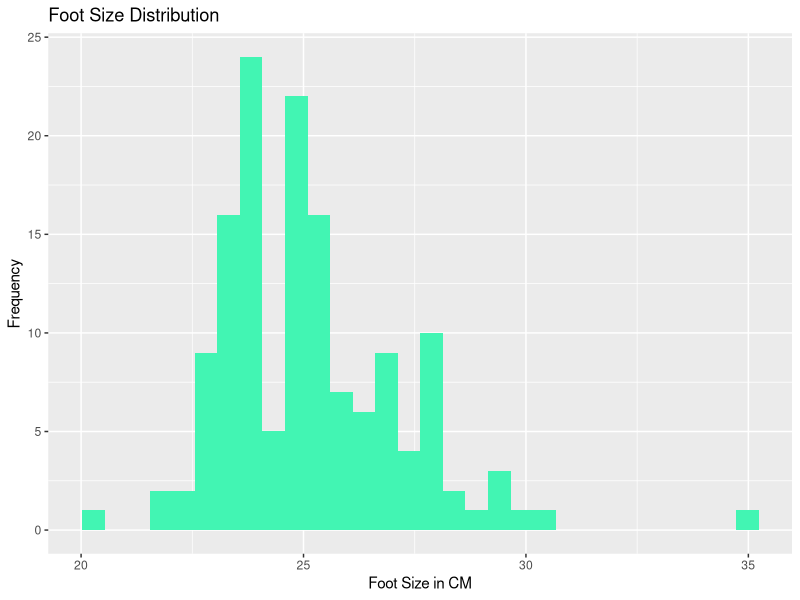
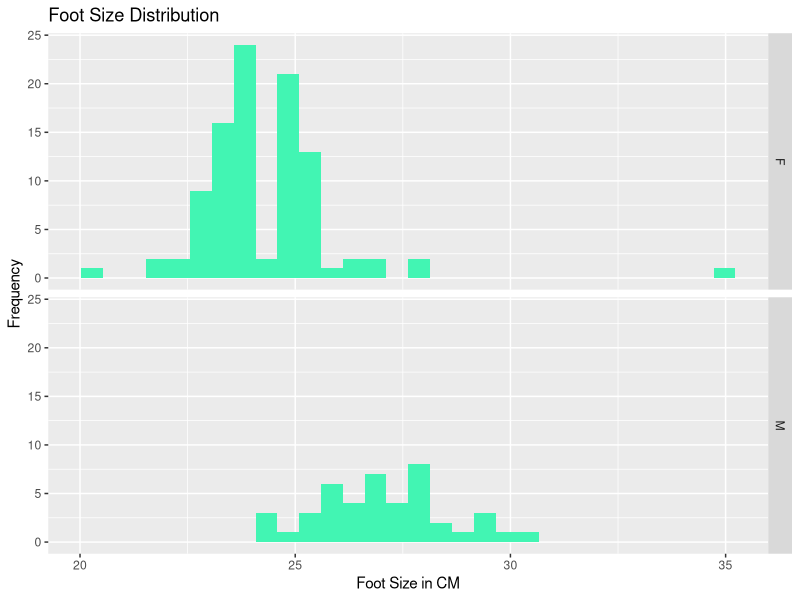
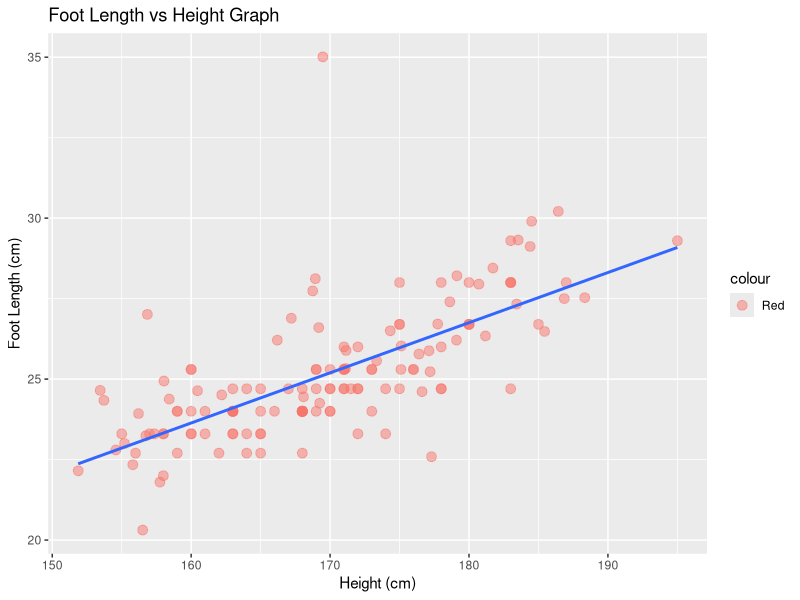
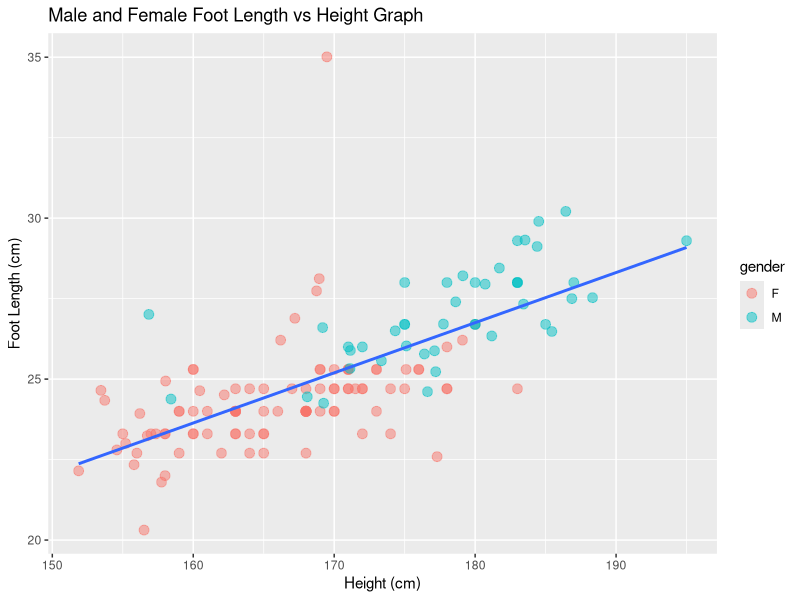
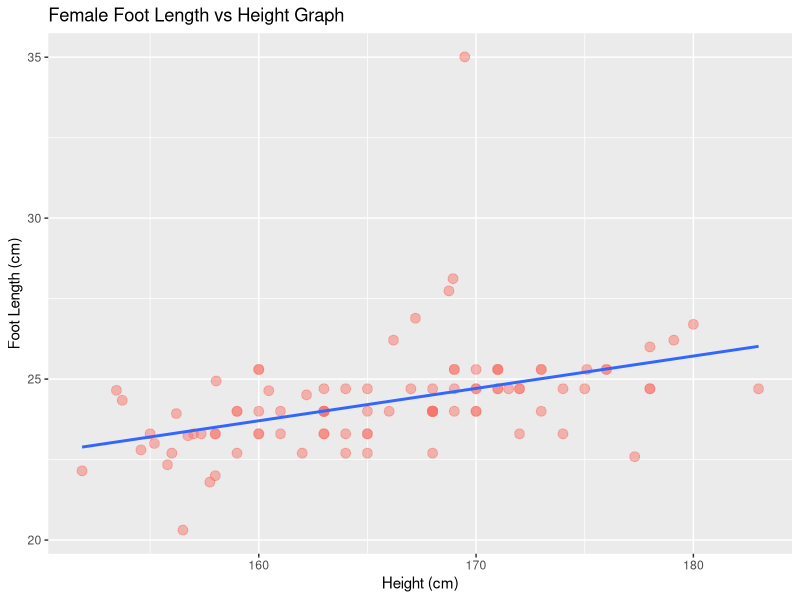
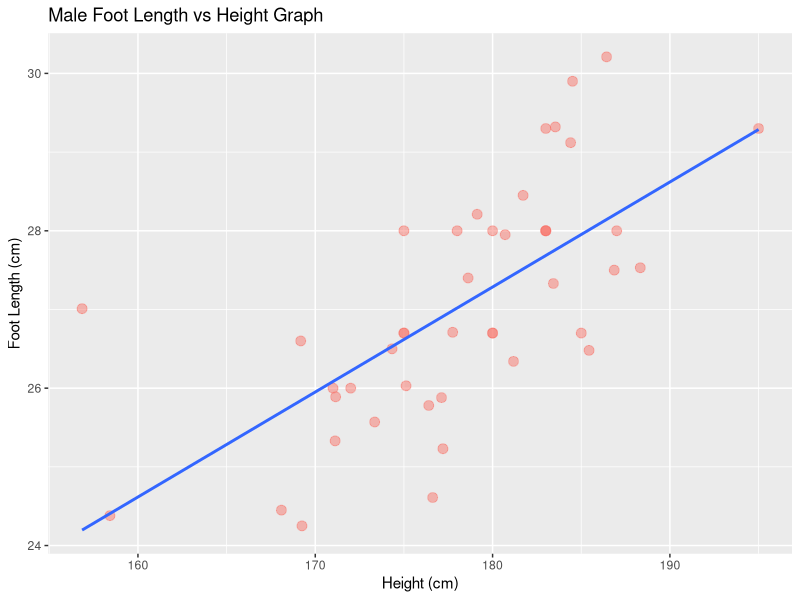
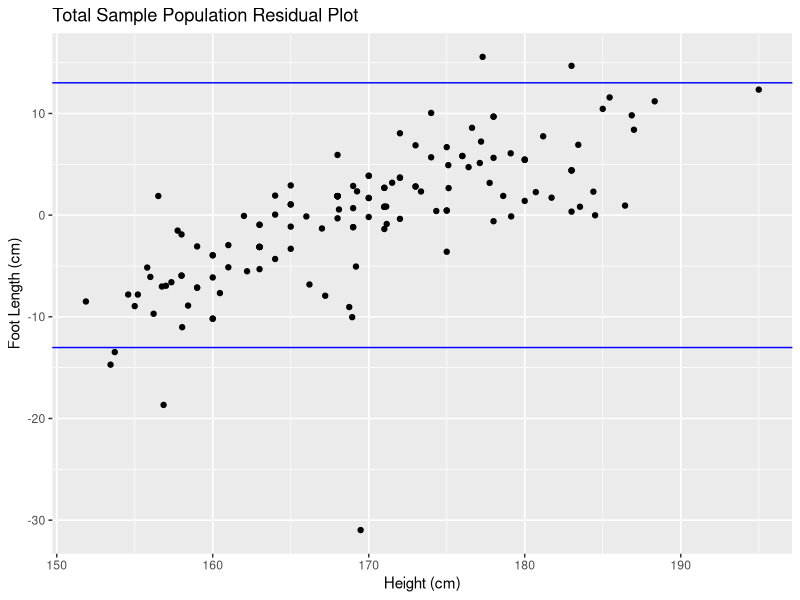
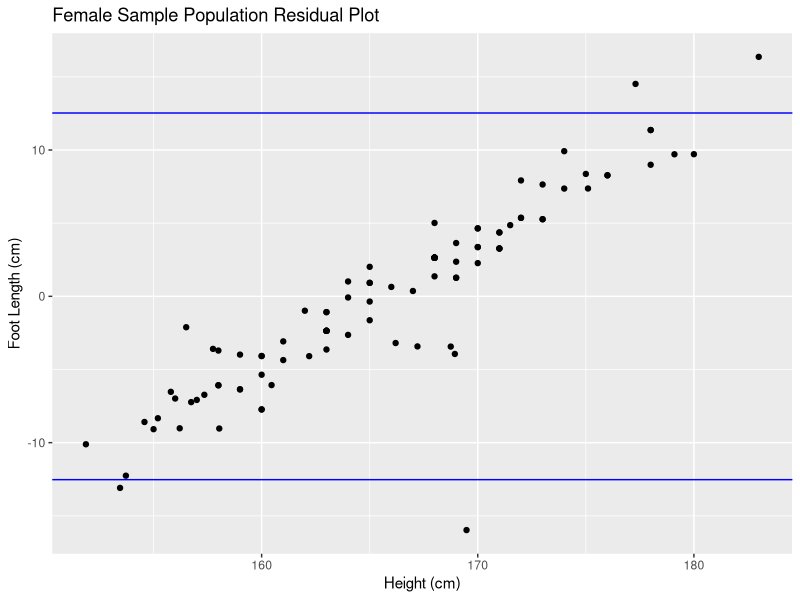

Reproduce these figures in R, in order.
## ---- chunk 1
knitr::opts_chunk$set(echo = TRUE)
## ---- chunk 2
library(tidyverse)
library(readxl)
## ---- chunk 3
foot01 <- read_csv("foot01.csv")
footlengthandbodyheightpdf <- read_excel("footlengthandbodyheightpdf.xlsx")
footlength1 <- foot01
footlength2 <- footlengthandbodyheightpdf
## ---- chunk 4
footlength2.1<-drop_na(footlength2)
colnames(footlength2.1)<-c("student","gender","foot_length", "height")
colnames(footlength1)<-c("time", "gender", "height", "shoe_size")
footlength2.1$student<-NULL
footlength1$time<-NULL
## ---- chunk 5
as.data.frame(footlength1)
class(footlength1)<-"data.frame"
footlength1<-footlength1[!footlength1$height<20,]
footlength1<-footlength1[!footlength1$height>300,]
summary(footlength1)
## ---- chunk 6
library(readr)
FLtoEUSize <- read_csv("FLtoEUSize.csv")
summary(FLtoEUSize)
colnames(FLtoEUSize)<-c("shoe_size","foot_length")
summary(footlength1)
footlength1$foot_length<-""
mergeddataFL1<-merge(footlength1,FLtoEUSize, by.x="shoe_size", by.y="shoe_size")
## ---- chunk 7
mergeddataFL1$foot_length.x<-NULL
mergeddataFL1[mergeddataFL1$gender == "woman", 2] <- "F"
mergeddataFL1[mergeddataFL1$gender == "man", 2] <- "M"

mergeddataFL1$foot_length.y <- paste(paste(substr(mergeddataFL1$foot_length.y, 1,2),'.', sep = ""), substr(mergeddataFL1$foot_length.y, 4,5), sep = "")                
## ---- chunk 8
mergeddataFL1$shoe_size<-NULL
colnames(mergeddataFL1)<-c("gender","height","foot_length")
mergeddataFL1$foot_length<-as.double(mergeddataFL1$foot_length)

footlength_height_comb<-rbind(mergeddataFL1,footlength2.1) #our final combined dataset
write_csv(footlength_height_comb, "processed_dataset.csv") #save df to csv file
## ---- chunk 9
cor(footlength_height_comb$height, footlength_height_comb$foot_length)
cor.test(footlength_height_comb$height, footlength_height_comb$foot_length)
## ---- chunk 10
graphQ3 <- ggplot(footlength_height_comb, aes(x=foot_length))
graph1 <-graphQ3+geom_histogram(fill= "#42f5b3", bins =  30)+
  labs(title = "Foot Size Distribution",
       x = "Foot Size in CM",
       y = "Frequency")

graph1

## ---- chunk 11
graph1 + facet_grid(gender~.,)
## ---- chunk 12
graphQ5<-ggplot(data=footlength_height_comb, aes(x=height,y=foot_length)) +
  geom_point(size=3, aes(colour = "Red"), alpha = 0.5) +
  stat_smooth(method=lm, formula = y~x, se = F) + 
  labs(title = "Foot Length vs Height Graph",
       x = "Height (cm)",
       y = "Foot Length (cm)")
graphQ5
## ---- chunk 13
LMQ5<-lm(formula = footlength_height_comb$height~footlength_height_comb$foot_length)
## ---- chunk 14
graphQ5.1<-ggplot(data=footlength_height_comb, aes(x=height,y=foot_length)) +
  geom_point(size=3, aes(colour = gender), alpha = 0.5) +
  stat_smooth(method=lm, formula = y~x, se = F) + 
  labs(title = "Male and Female Foot Length vs Height Graph",
       x = "Height (cm)",
       y = "Foot Length (cm)")
graphQ5.1
## ---- chunk 15
library(tidyverse)
female<-footlength_height_comb%>%
  filter(gender == "F")

femaleplot<-ggplot(data=female, aes(x=height,y=foot_length)) +
  geom_point(size=3, aes(colour = "Red"), alpha = 0.5) +
  stat_smooth(method=lm, formula = y~x, se = F) + 
  labs(title = "Female Foot Length vs Height Graph",
       x = "Height (cm)",
       y = "Foot Length (cm)") + 
  theme(legend.position = "none")
femaleplot

LMQ5female<-lm(formula = female$height~female$foot_length)
summary(LMQ5female)
## ---- chunk 16
male<-footlength_height_comb%>%
  filter(gender == "M")

maleplot<-ggplot(data=male, aes(x=height,y=foot_length)) +
  geom_point(size=3, aes(colour = "Red"), alpha = 0.5) +
  stat_smooth(method=lm, formula = y~x, se = F) + 
  labs(title = "Male Foot Length vs Height Graph",
       x = "Height (cm)",
       y = "Foot Length (cm)") + 
  theme(legend.position = "none")
maleplot

LMQ5male<-lm(formula = male$height~male$foot_length)
summary(LMQ5male)

## ---- chunk 17
footlength_height_comb$residual<-LMQ5$residual

ggplot(data=footlength_height_comb, aes(x=height,y=residual))+
  geom_point()+
  geom_hline(yintercept = 2*sd(LMQ5$residual), colour = "blue")+
  geom_hline(yintercept = -2*sd(LMQ5$residual), colour = "blue") +
  labs(title = "Total Sample Population Residual Plot",
       x = "Height (cm)",
       y = "Foot Length (cm)")

## ---- chunk 18
female$residual <- LMQ5female$residual

female_residual_plot <-ggplot(data=female, aes(x=height,y=residual)) +
  geom_point()+
  geom_hline(yintercept = 2*sd(female$residual), colour = "blue")+
  geom_hline(yintercept = -2*sd(female$residual), colour = "blue")+
  labs(title = "Female Sample Population Residual Plot",
       x = "Height (cm)",
       y = "Foot Length (cm)")
female_residual_plot

## ---- chunk 19
male$residual <- LMQ5male$residual

male_residual_plot <-ggplot(data=male, aes(x=height,y=residual)) +
  geom_point()+
  geom_hline(yintercept = 2*sd(male$residual), colour = "blue")+
  geom_hline(yintercept = -2*sd(male$residual), colour = "blue")+
  labs(title = "Male Sample Population Residual Plot",
       x = "Height (cm)",
       y = "Foot Length (cm)")
male_residual_plot

